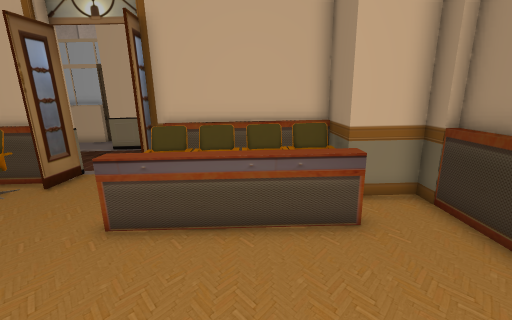
View 1 (above)

24 first-person views from a walk through a Unity game level. The camera is 1.5 m above the floor, tilts 14° down and sees 90° across. Doors are open. The floor is counted in squares, 0.5 m on a side. Each view is taken from the middle of a square. On the plan, view 1 faces up. The plan holds only what a view shows up to about 19 squares ahead; the rest is blank. The place goes on beyond the plan. The player is left out. Some animated figures are not drawn. Some surface patterns are stand-ins.

View 2
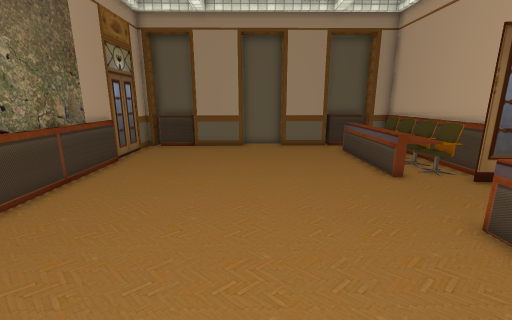

View 3
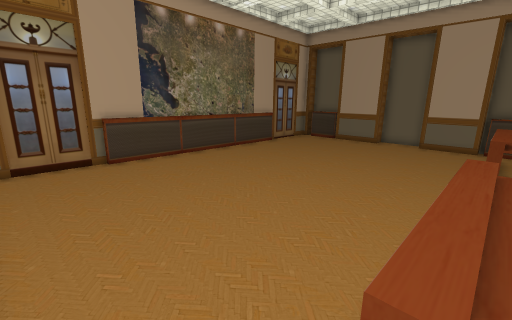

View 4
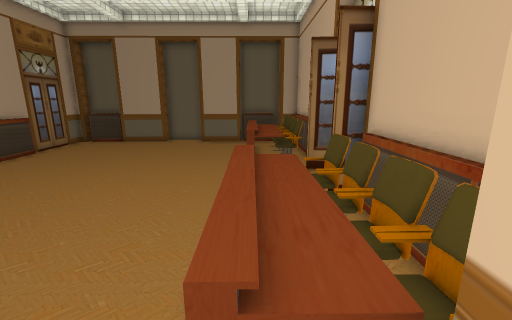

View 5
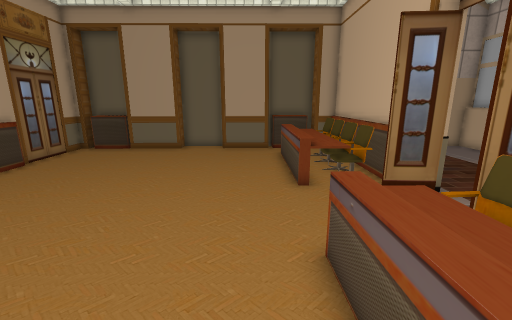

View 6
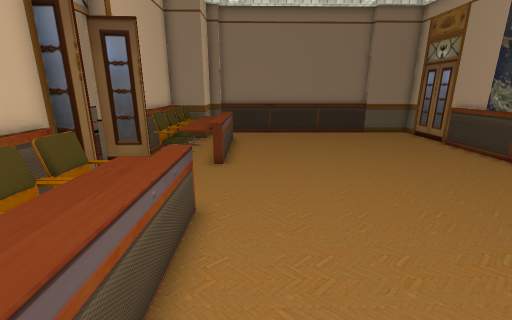

View 7
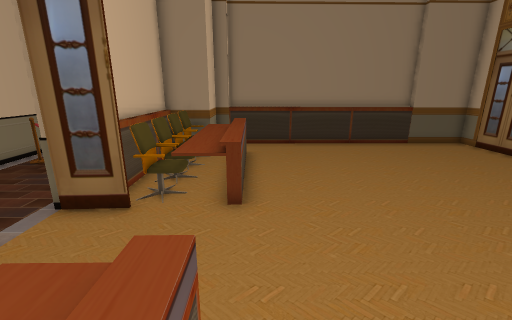

View 8
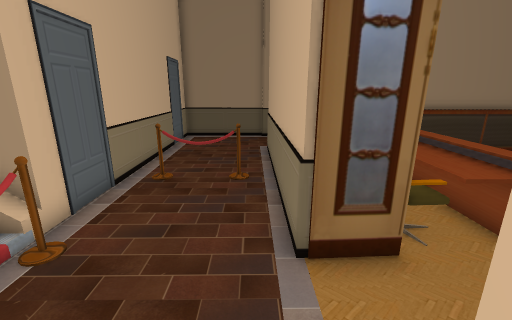

View 9
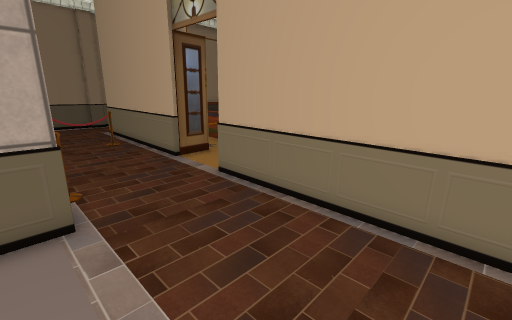

View 10
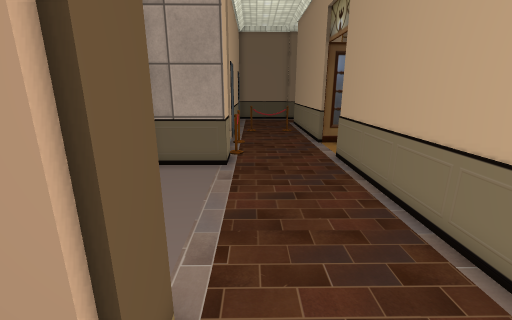

View 11
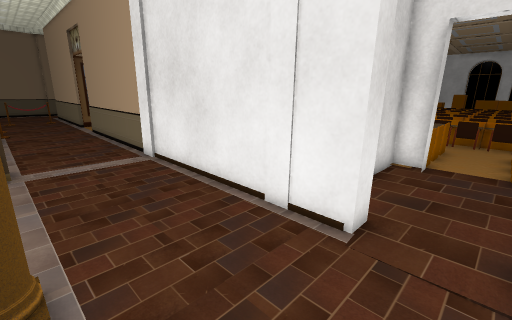

View 12
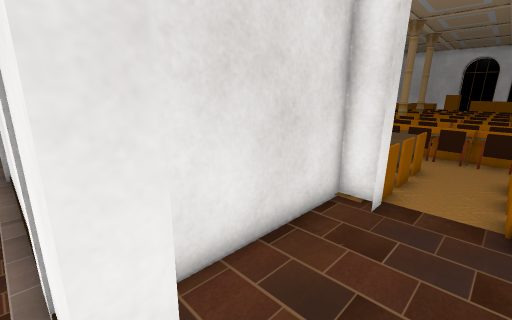

View 13
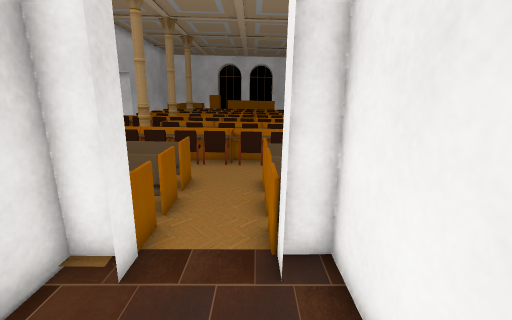

View 14
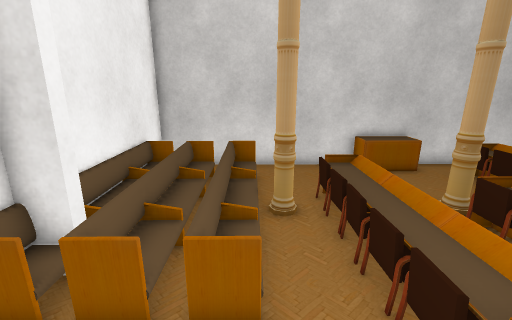

View 15
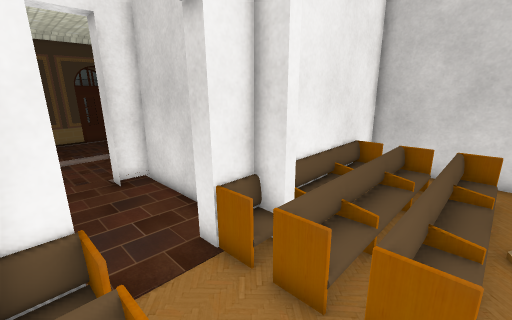

View 16
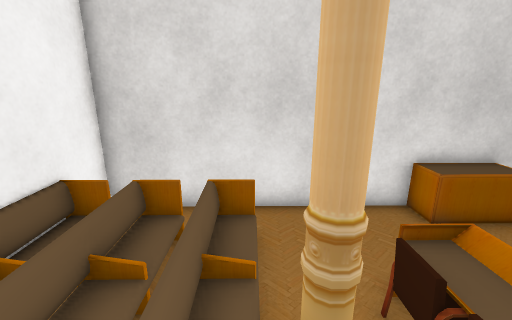

View 17
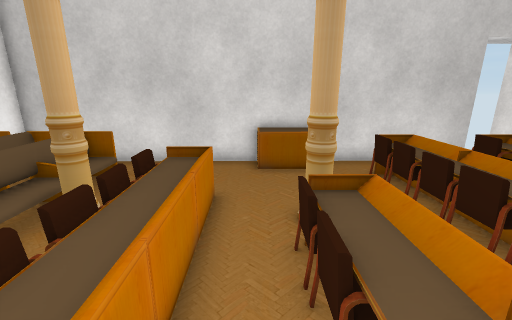

View 18
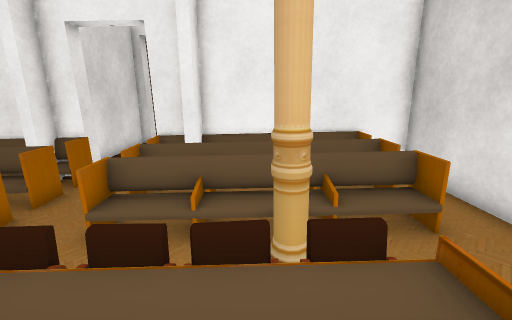

View 19
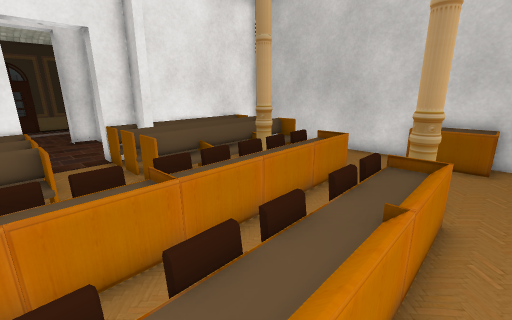

View 20
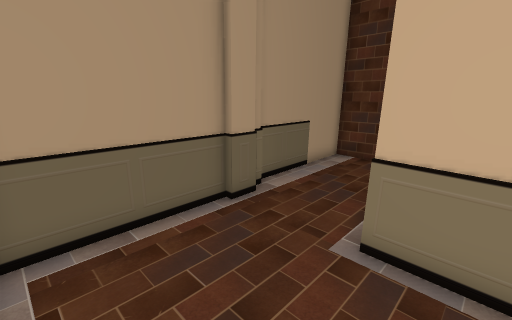

View 21
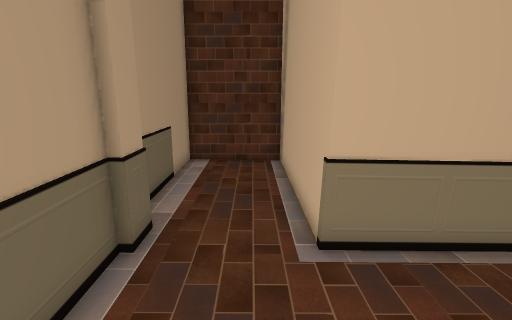

View 22
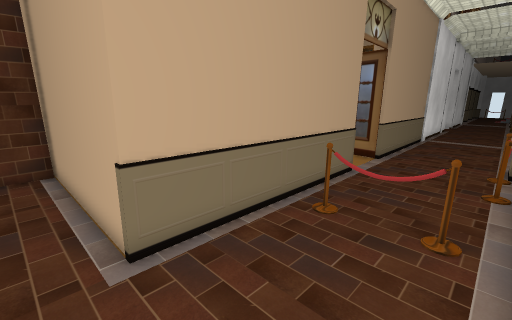

View 23
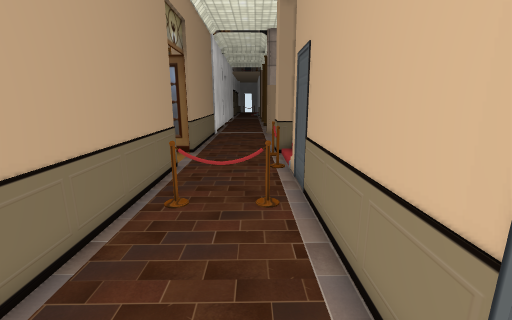

View 24
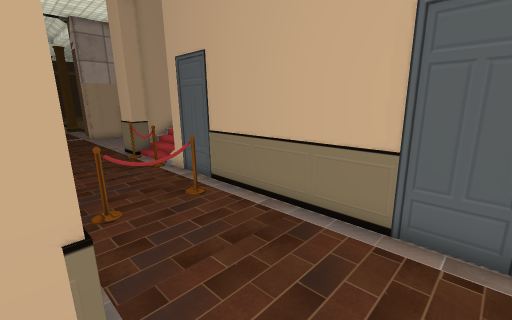

### Floor plan
Key: @ floor where view 1 was taken; # wall or solid block; x gap in a wall; . main floor; - floor 0.25 m lower than the main floor; / step, stairs or slope; D open door; = window, fence, low wall or low ledge; ^ raised ledge; C chair; P pillar; B bench; O other object.
Columns run from 30 left of view 1 to 10 right of it. Each row starts with its distance up from view 1.
 16   ---P      ## -.....###^^^##############
 15  ----P-------DD--.....##^^^.............#
 14   -----------DDD-..............=........#
 13   -----------DDD-..............x........#
 12   -----------DDD-..............=........#
 11  ------------DDD-.......................#
 10 #--##########DD#########..###########...#
  9 #--#-#       ######^#^=#..########  #...#
  8 #----#       ##-CCCCCCC...#CCCCCC#  #...#
  7 #----#       #^-C^CC^C^....^^^^^^####...#
  6 #----#       #^-^^^^^^^...=^^^^^^..##...#
  5 #----#       #^--..................##...#
  4 #----#       ##---.................##...#
  3 ##-#B##########---.................######
  2 BB-BB#BBBBBB-##---.................##
  1 BB-B==#===BB-#----.................#
  0  B-B=# ###=B-#----............@....#
 -1 O--B ======B-##---.................#
 -2 //-B///////--##---.................#
 -3  ------##----##---.................#
 -4 ^=-==-====---##---.................#
 -5 ^^^^^^^^^^---#^---.................#
 -6 ^^^^^^^^^^---#^=---................#
 -7  -----------^#######################
 -8 ^^^^^^^##---^##
 -9 ^^^^^^^##---^#
-10 -   --------^#
-11 ^^^=^^xx-xx=-#
-12       ^^^^^^-#
-13  ^^^^^ ^^^^- #

Where each view was taken, in squares from view 1:
view 1: 0 up, 0 right, facing up
view 2: 0 up, 2 right, facing left
view 3: 6 up, 4 right, facing down-left
view 4: 6 up, 4 right, facing left
view 5: 4 up, 1 right, facing left
view 6: 4 up, 14 left, facing right
view 7: 5 up, 10 left, facing right
view 8: 11 up, 8 left, facing right
view 9: 16 up, 15 left, facing down-right
view 10: 14 up, 19 left, facing right
view 11: 15 up, 29 left, facing down-right
view 12: 10 up, 29 left, facing down-right
view 13: 7 up, 29 left, facing down
view 14: 2 down, 30 left, facing right
view 15: 2 down, 30 left, facing up-right
view 16: 2 down, 25 left, facing right
view 17: 7 down, 28 left, facing right
view 18: 7 down, 23 left, facing up
view 19: 10 down, 30 left, facing up-right
view 20: 15 up, 4 right, facing down-right
view 21: 15 up, 7 right, facing down
view 22: 15 up, 7 right, facing down-left
view 23: 14 up, 8 right, facing left
view 24: 10 up, 8 right, facing up-left
